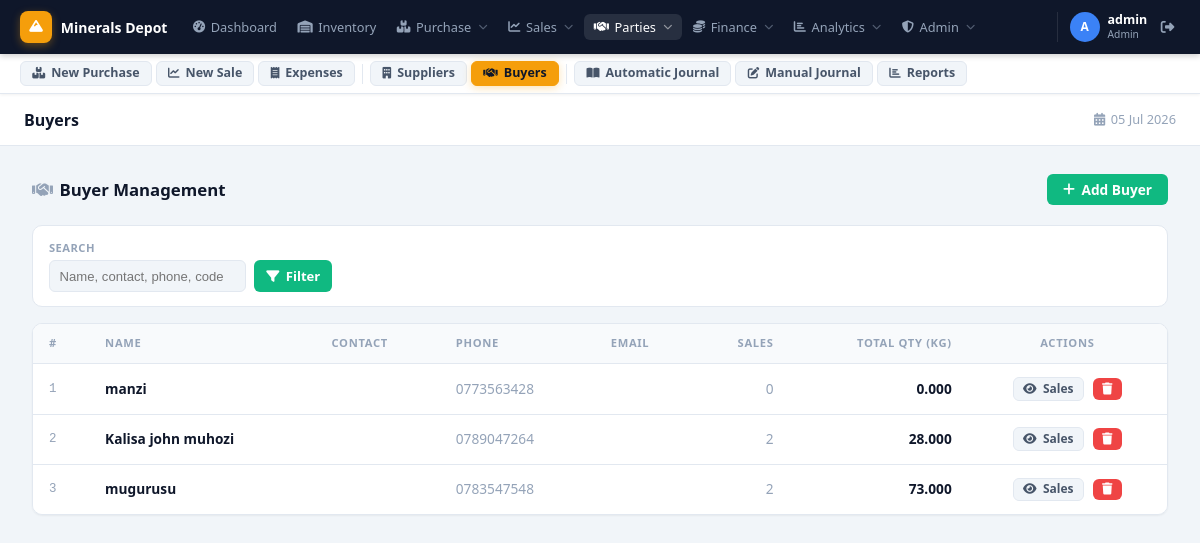
The app's page /buyers.php (signed in), older data.
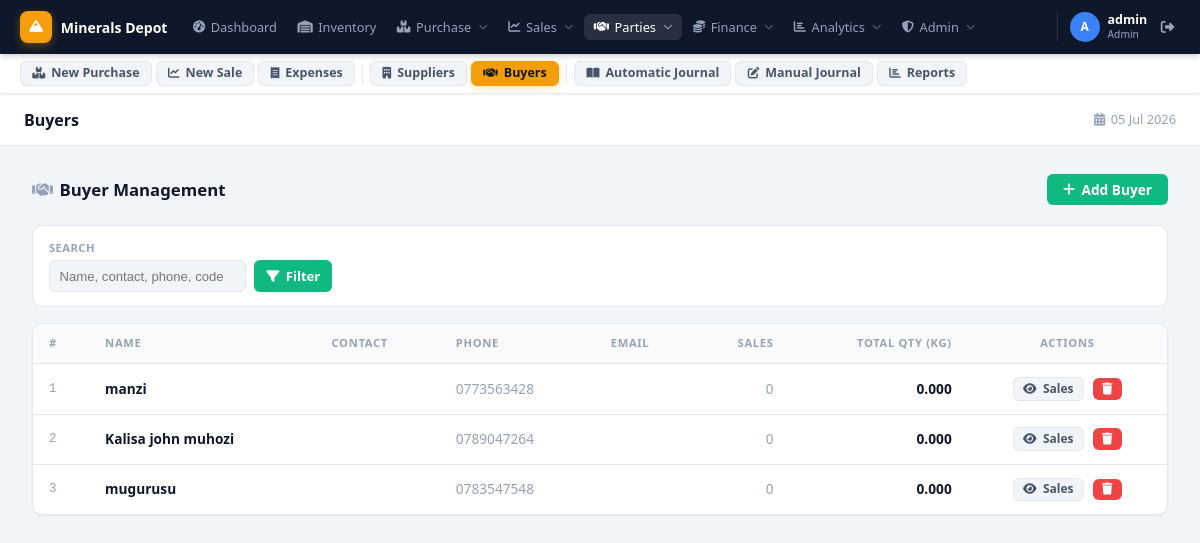
The same page, newer data.
### tables this page shows
CREATE TABLE `buyers` (
  `id` int(11) NOT NULL AUTO_INCREMENT,
  `buyer_code` varchar(30) NOT NULL,
  `name` varchar(255) NOT NULL,
  `contact` varchar(100) DEFAULT NULL,
  `phone` varchar(50) DEFAULT NULL,
  `email` varchar(100) DEFAULT NULL,
  `address` text DEFAULT NULL,
  `created_at` timestamp NOT NULL DEFAULT current_timestamp(),
  PRIMARY KEY (`id`)
);

### buyers.php (the view, shortened to what this page needs)
<?php
require_once 'config/database.php';
$filters = ['search' => trim($_GET['search'] ?? '')];
$where = []; $params = [];
$where_sql = $where ? 'WHERE '.implode(' AND ',$where) : '';
$stmt = $pdo->prepare("
    SELECT b.*,
           COUNT(s.id)               AS sale_count,
           COALESCE(SUM(s.quantity),0) AS total_sold
    FROM buyers b
    LEFT JOIN sales s ON s.buyer_id = b.id
    $where_sql
    GROUP BY b.id
    ORDER BY b.created_at DESC
");
$stmt->execute($params);
$buyers = $stmt->fetchAll();
include 'includes/header.php';
?>
<div class="page-header">
    <h2><i class="fas fa-handshake" style="margin-right:.4rem;color:var(--text-muted)"></i>Buyer Management</h2>
    <button class="btn btn-primary" style="background:#10b981;border-color:#10b981" onclick="openModal()">
        <i class="fas fa-plus"></i> Add Buyer
    </button>
</div>
<form method="GET" action="buyers.php" class="filter-bar">
    <div class="filter-group">
        <label>Search</label>
        <input type="search" name="search" placeholder="Name, contact, phone, code…"
               value="<?= htmlspecialchars($filters['search']) ?>">
    </div>
    <div class="filter-actions">
        <button type="submit" class="btn btn-primary" style="height:2rem;padding:0 .75rem;font-size:.82rem;background:#10b981;border-color:#10b981">
            <i class="fas fa-filter"></i> Filter
        </button>
    </div>
</form>
<div class="table-wrap">
    <table>
        <thead>
            <tr>
                <th>#</th>
                <th>Name</th>
                <th>Contact</th>
                <th>Phone</th>
                <th>Email</th>
                <th style="text-align:right">Sales</th>
                <th style="text-align:right">Total Qty (kg)</th>
                <th style="text-align:center">Actions</th>
            </tr>
        </thead>
        <tbody id="buy-tbody">
        <?php
        $i=0;
        foreach($buyers as $b): ?>
        <tr id="buy-row-<?= $b['id'] ?>">
            <td class="font-mono text-muted" style="font-size:.78rem"><?= ++$i ?></td>
            <td class="fw-600"><?= htmlspecialchars($b['name']) ?></td>
            <td class="text-muted"><?= htmlspecialchars($b['contact'] ?? '') ?></td>
            <td class="text-muted"><?= htmlspecialchars($b['phone'] ?? '') ?></td>
            <td class="text-muted" style="font-size:.82rem"><?= htmlspecialchars($b['email'] ?? '') ?></td>
            <td style="text-align:right" class="text-muted"><?= (int)$b['sale_count'] ?></td>
            <td style="text-align:right" class="fw-600"><?= number_format($b['total_sold'], 3) ?></td>
            <td style="text-align:center;white-space:nowrap">
                <a href="sales.php?buyer_id=<?= $b['id'] ?>"
                   class="btn btn-secondary" style="padding:.3rem .6rem;font-size:.75rem;margin-right:.3rem"
                   title="View sales">
                    <i class="fas fa-eye"></i> Sales
                </a>
                <button class="btn btn-danger" style="padding:.3rem .6rem;font-size:.75rem"
                        onclick="deleteBuyer(<?= $b['id'] ?>, this)">
                    <i class="fas fa-trash"></i>
                </button>
            </td>
        </tr>
        <?php endforeach; ?>
        </tbody>
    </table>
</div>
<?php include 'includes/footer.php'; ?>

Row changes from the older to the newer data that the page shows:
changed buyers "Kalisa john muhozi": sale_count "2" → "0"; total_sold "28.000" → "0.000"
changed buyers "mugurusu": sale_count "2" → "0"; total_sold "73.000" → "0.000"
